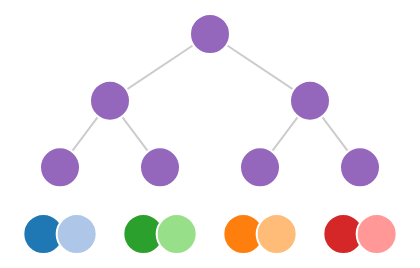

Vega-Lite specification stored for this chart:
### Vega specification from a JSON file in a GitHub repository (floating-point values rounded to 4 significant figures)
{"$schema": "https://vega.github.io/schema/vega/v3.1.json", "width": 200, "height": 100, "padding": 5, "signals": [{"name": "nodeCutoff", "value": 100, "bind": {"input": "range", "min": 0, "max": 100}}, {"name": "linkCutoff", "value": 70, "bind": {"input": "range", "min": 0, "max": 100}}], "data": [{"name": "tree", "values": [{"id": "A", "job": "Doctor", "region": "East"}, {"id": "B", "job": "Doctor", "region": "East"}, {"id": "C", "job": "Lawyer", "region": "East"}, {"id": "D", "job": "Lawyer", "region": "East"}, {"id": "E", "job": "Doctor", "region": "West"}, {"id": "F", "job": "Doctor", "region": "West"}, {"id": "G", "job": "Lawyer", "region": "West"}, {"id": "H", "job": "Lawyer", "region": "West"}], "transform": [{"type": "nest", "generate": true, "keys": ["job", "region"]}, {"type": "tree", "method": "tidy", "size": [{"signal": "width"}, {"signal": "height"}]}, {"type": "filter", "expr": "datum.y <= nodeCutoff"}]}, {"name": "links", "source": "tree", "transform": [{"type": "filter", "expr": "datum.y <= linkCutoff"}, {"type": "treelinks"}, {"type": "linkpath"}]}], "scales": [{"name": "color", "type": "ordinal", "range": {"scheme": "category20"}}], "marks": [{"type": "path", "from": {"data": "links"}, "encode": {"enter": {"stroke": {"value": "#ccc"}}, "update": {"path": {"field": "path"}}}}, {"type": "symbol", "from": {"data": "tree"}, "encode": {"enter": {"fill": {"scale": "color", "field": "id"}, "stroke": {"value": "white"}, "size": {"value": 400}}, "update": {"x": {"field": "x"}, "y": {"field": "y"}}}}]}
